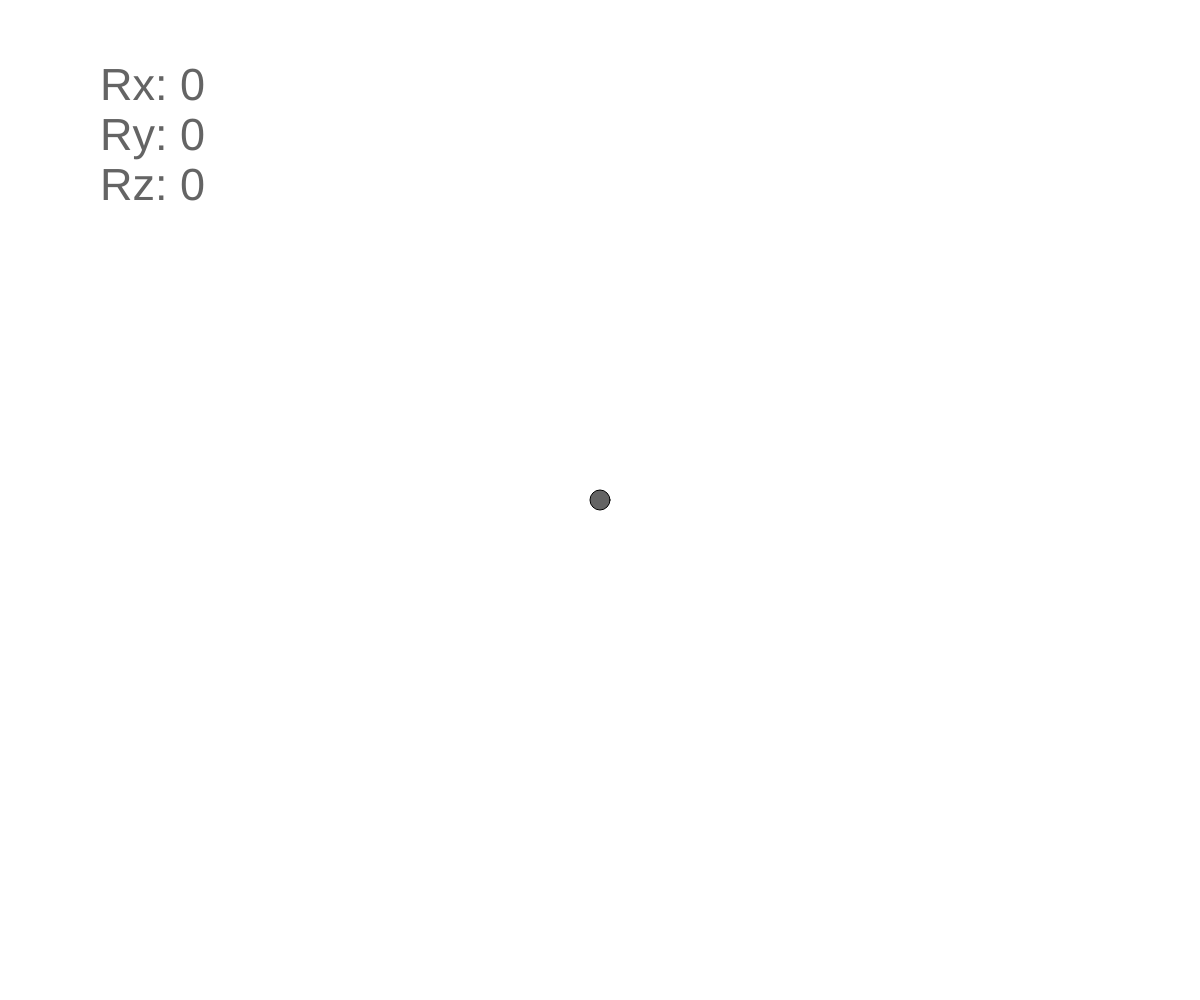
Frame 1 (no input)
Frame 60 (no input): identical to frame 1, image omitted
Frame 120 (the mouse pressed at the canvas centre since frame 60): identical to frame 1, image omitted

The p5.js sketch that drew this single still picture (run headless with seeded random() and noise() and a simulated clock; from frame 60 on, the mouse is pressed at the canvas centre):

// p5.js sketch
// ── sketch.js
var ballSize;
var AX, VX, PX, F;

function setup() {
  createCanvas(windowWidth, windowHeight);
  ellipseMode(CENTER);
  ballSize = 20;

  PX = windowWidth / 2;
  VX = 0;
  F = 0, 01;
}

function draw() {
  background(255);

  drawBall();
  textSize(45);

  text("Rx: " + floor(rotationX), 100, 100);
  text("Ry: " + floor(rotationY), 100, 150);
  text("Rz: " + floor(rotationZ), 100, 200);
}

function drawBall() {
  fill(100);
  ellipse(PX, windowHeight / 2, ballSize, ballSize);
}
